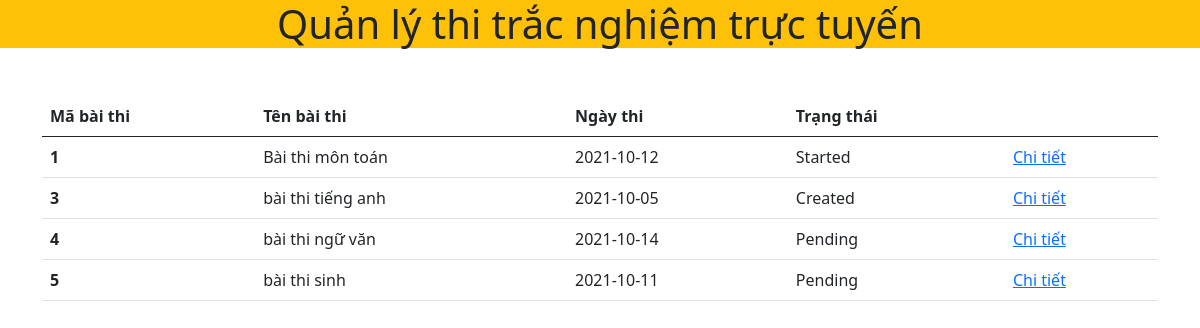
The page / on the database its author committed.
### tables this page shows
CREATE TABLE `exams` (
  `id` int(10) UNSIGNED NOT NULL,
  `exam_title` varchar(30) NOT NULL,
  `exam_datetime` date NOT NULL,
  `duration` int(11) NOT NULL,
  `total_question` int(10) NOT NULL,
  `marks_per_right_answer` int(10) NOT NULL,
  `created_on` date NOT NULL DEFAULT current_timestamp(),
  `status` varchar(20) NOT NULL,
  `exam_code` int(11) NOT NULL
);

### src/index.php (the view)
<?php
    include 'header.php';
?>
<main>
<main class="container mt-5">
    <table class="table">
        <thead>
            <tr>
                <th scope="col">Mã bài thi</th>
                <th scope="col">Tên bài thi</th>
                <th scope="col">Ngày thi</th>
                <th scope="col">Trạng thái</th>
                <th scope="col"></th>
            </tr>
        </thead>
        <tbody>
            <?php
            include 'config.php';
            $sql = "SELECT `id`, `exam_title`, `exam_datetime`, `status` FROM `exams`";
            $result = mysqli_query($conn, $sql);
            if (mysqli_num_rows($result) > 0) {
                while ($row = mysqli_fetch_assoc($result)) {
            ?>
                    <tr>
                        <th scope="row"><?php echo $row['id']; ?> </th>
                        <td><?php echo $row['exam_title']; ?></td>
                        <td><?php echo $row['exam_datetime']; ?></td>
                        <td><?php echo $row['status']; ?></td>
                        <td><a href="detail.php?id=<?php echo $row['id'] ?>">Chi tiết</a></td>
                    </tr>
            <?php
                }
            }
            ?>
        </tbody>
    </table>
</main>
<?php
    include 'footer.php';
?>

### src/header.php (shortened to what this page needs)
<!DOCTYPE html>
<html lang="en">
<head>
    <link href="https://cdn.jsdelivr.net/npm/bootstrap@5.0.2/dist/css/bootstrap.min.css" rel="stylesheet">
</head>
<body>
    <h1 class="bg-warning text-center">Quản lý thi trắc nghiệm trực tuyến</h1>

### src/footer.php (shortened to what this page needs)
</body>
</html>

### rows shown on the page
exams: id "1", exam_title "Bài thi môn toán", exam_datetime "2021-10-12", status "Started"
exams: id "3", exam_title "bài thi tiếng anh", exam_datetime "2021-10-05", status "Created"
exams: id "4", exam_title "bài thi ngữ văn", exam_datetime "2021-10-14", status "Pending"
exams: id "5", exam_title "bài thi sinh", exam_datetime "2021-10-11", status "Pending"
